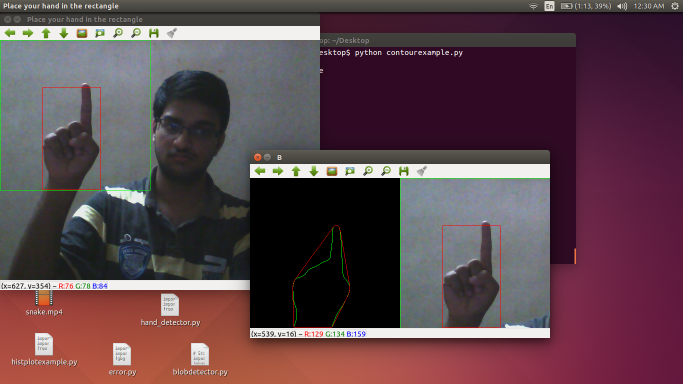
#> input picture sample.png, 1366 x 768 px, given in place of the camera (shown at 1/2 size)
$ python store_examples.py   (Python 2 division)   (older library calls are emulated)
#> lines starting #> are read from the running program, lines starting #| are printed output that depends on the picture; after the words box and inside, x2 and y2 are one past the last pixel; in counts of white or black regions, pixels touching at a corner belong together
import cv2
import numpy as np


cap= cv2.VideoCapture(0)
labels = list()
example_contour = list()
images= list()
imname=  0
while (cap.isOpened()):
	ret, img= cap.read()
#> img is the input picture: shape (768, 1366, 3); mean B, G, R 75.1, 67.9, 92.7
	img= cv2.flip(img, 1)
	cv2.rectangle(img,(300,300),(0,0),(0,255,0),0)
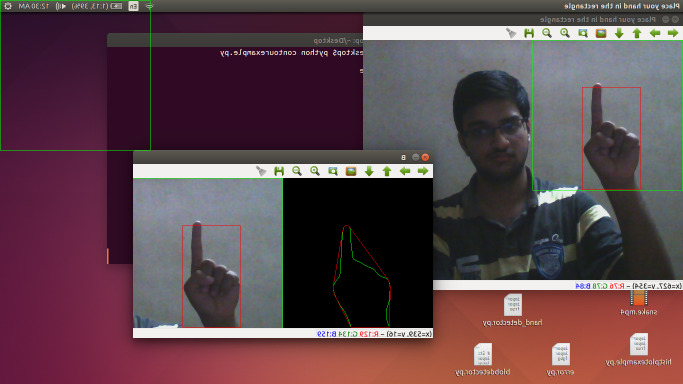
#> img: shape (768, 1366, 3) (shown at 1/2 size); mean B, G, R 75.1, 68.1, 92.6
	roi= img[0:300, 0:300]
	gray= cv2.cvtColor(roi, cv2.COLOR_BGR2GRAY)
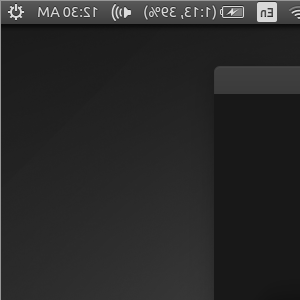
#> gray: shape (300, 300); min 10, max 219, mean 40.4
	blurred = cv2.GaussianBlur(gray, (35,35), 0)
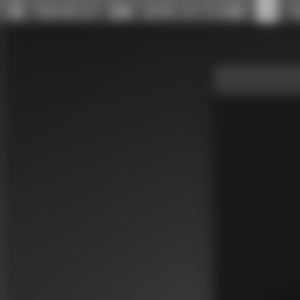
#> blurred: shape (300, 300); min 20, max 173, mean 40.1
	_, edges= cv2.threshold(blurred, 127, 255, cv2.THRESH_BINARY_INV+cv2.THRESH_OTSU)
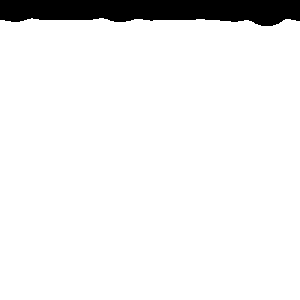
#> edges: shape (300, 300); 93.1% white; 1 black region
	_, contours, hierarchy = cv2.findContours(edges.copy(),cv2.RETR_TREE,cv2.CHAIN_APPROX_SIMPLE)
#> contours = 1 contour; box (x1, y1, x2, y2) and area: (0, 18, 300, 300) 83236
	y=len(contours)
#> y = 1
	area= np.zeros(y)
#> area = [0]
	for i in range(0, y):
        	area[i] = cv2.contourArea(contours[i])
#> after the loop, area = [83236.5]

	index= area.argmax()
#> index = 0
	hand = contours[index]
#> hand = contour of 80 points, box (x1, y1, x2, y2) (0, 18, 300, 300), area 83236
	x,y,w,h = cv2.boundingRect(hand)
#> x = 0; y = 18; w = 300; h = 282
	cv2.rectangle(roi,(x,y),(x+w,y+h),(0,0,255),0)
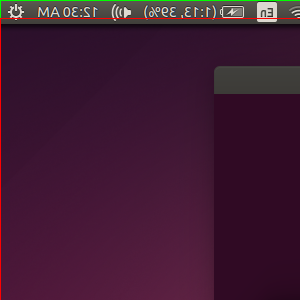
#> roi: shape (300, 300, 3); mean B, G, R 50.5, 26.5, 63.2
	temp = np.zeros(roi.shape, np.uint8)


	M = cv2.moments(hand)
#> M = moments, m00 83236.5, centre m10/m00, m01/m00 = (149.3, 159.8)

	cv2.drawContours(img, [hand], -1, (0, 255,0), -1)
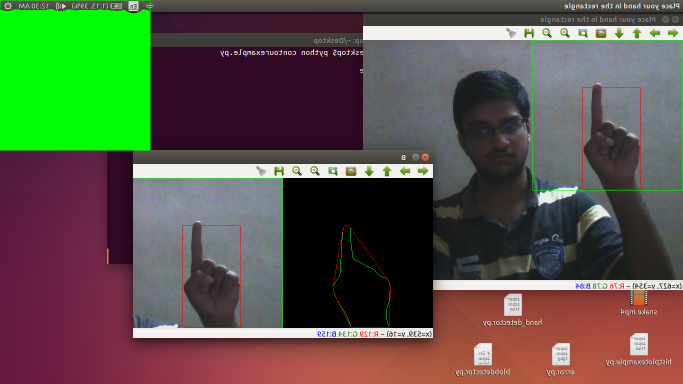
#> img: shape (768, 1366, 3) (shown at 1/2 size); 7.99% of pixels changed, all inside (x1, y1, x2, y2) = (0, 18, 300, 300)
	cv2.drawContours(temp, [hand], -1, (0, 255,0), -1)
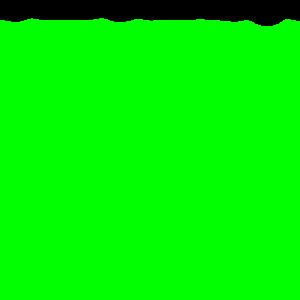
#> temp: shape (300, 300, 3); mean of channels 0, 1, 2 0, 237.5, 0; drawn as B, G, R

	key = cv2.waitKey(1)
#> (key q is pressed here)


	if key & 0xFF== ord('q'):
		c = np.asarray(example_contour)
		print c.shape
		print labels
		np.save('gestures/composite_list.npy', c)
		np.save('gestures/composite_list_labels.npy', labels)
		for img in images:
			i = str(imname)
			cv2.imwrite('gestures/'+i.zfill(4)+'.jpg', img)
			imname+=1
#> after the loop, imname = 0
		break
	elif key & 0xFF == ord('0'):
		example_contour.append(hand)
		images.append(temp)
		labels.append(0)
		print len(example_contour)
	elif key & 0xFF == ord('1'):
		example_contour.append(hand)
		images.append(temp)
		labels.append(1)
		print len(example_contour)
	elif key & 0xFF == ord('2'):
		example_contour.append(hand)
		images.append(temp)
		labels.append(2)
		print len(example_contour)
	elif key & 0xFF == ord('3'):
		example_contour.append(hand)
		images.append(temp)
		labels.append(3)
		print len(example_contour)
	elif key & 0xFF == ord('4'):
		example_contour.append(hand)
		images.append(temp)
		labels.append(4)
		print len(example_contour)
	elif key & 0xFF == ord('5'):
		example_contour.append(hand)
		images.append(temp)
		labels.append(5)
		print len(example_contour)

	cv2.imshow('Place your hand in the rectangle', img)
	cv2.imshow('Contour', temp)
	cv2.moveWindow('Contour', 600, 0)
